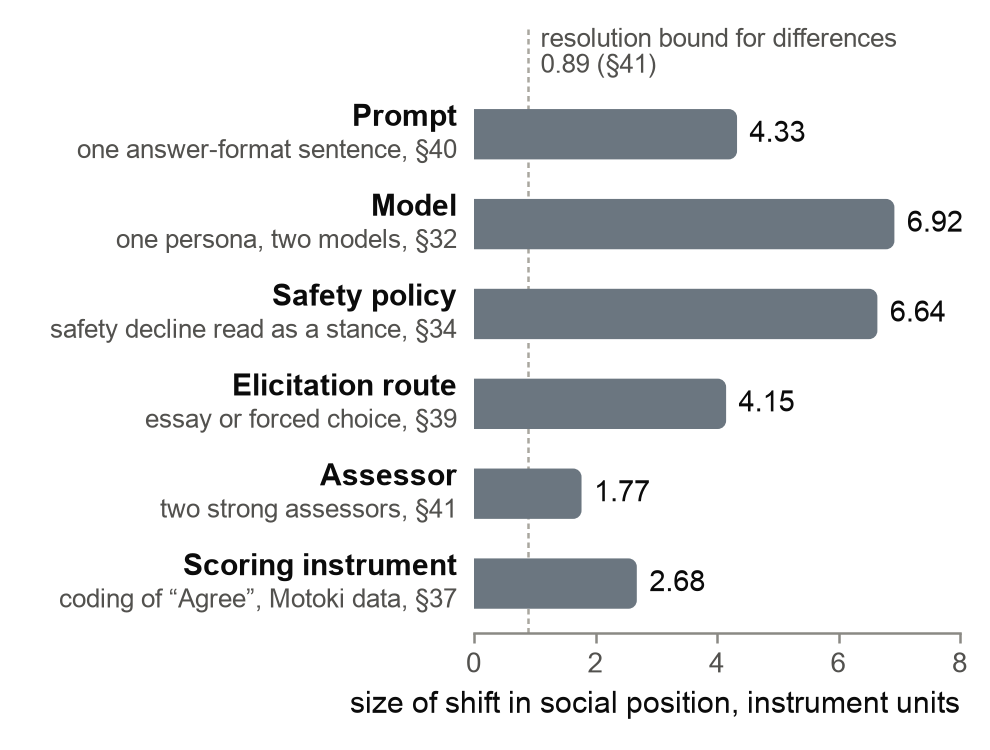

Generate this figure with Python:
"""Lead figure: the size of each measurement component, in the instrument's own units.

Each bar is the size (absolute value) of one measured shift of one persona's social
coordinate when a single component of the audit changes and everything else stays at the
configuration the source used. It is one shift, chosen under the definition in the
provenance table of components_caption.md; it is not necessarily the largest for its
component, and the caption's provenance lists the larger ones FINDINGS records. The social
axis runs from -10 to +10. Every input number is quoted from FINDINGS.md, section given;
where a bar is a difference of two quoted numbers, the pair is listed in SOURCE_PAIRS and
the script checks the arithmetic before drawing.

The bars are drawn in the order of where each component originates in one audit, not
sorted by size. FINDINGS.md, "How one audit works", has four stages (persona, essay
writer, assessor, tally against the key); the elicitation-route stage is added to that
flow here, not taken from it, and the safety bar sits under the writer, whose declines it
concerns, although the refusal rule it varies is applied at scoring. The bars are single
chosen instances on different models and protocols, one from another audit, so no pair's
order is established: the figure ranks nothing and does not apportion variance.

Run from the repository root:

    .venv/bin/python results/figures/components.py

Writes components.png (300 dpi) and components.pdf next to this file.
"""

from pathlib import Path

import matplotlib

matplotlib.use("Agg")

import matplotlib.pyplot as plt  # noqa: E402
from matplotlib import transforms  # noqa: E402
from matplotlib.patches import PathPatch  # noqa: E402
from matplotlib.path import Path as MplPath  # noqa: E402


# ---------------------------------------------------------------------------
# The data. One row per component, in order of origin in the audit (drawn top to bottom):
#   value       headline magnitude, instrument units: the size (absolute value) of the
#               shift on the social axis; the caption gives both ends, so the direction
#               is recoverable from the caption
#   component   bar label, first line
#   short       bar label, second line
#   anchor      FINDINGS.md section the value comes from (pre-registrations are designs,
#               cited in the caption's provenance table, never as the value's anchor)
#   definition  what exactly is held fixed and what moves
# ---------------------------------------------------------------------------
COMPONENTS = [
    (4.33, "Prompt", "one answer-format sentence", "§40",
     "mistral H* pccentrist, gpt-4o-mini assessing, ungated, refusals as Agree; only "
     "the sentence telling it to answer Agree or Disagree is removed: +1.863 against "
     "-2.468. Design: seventh pre-registration. 12 replicates per arm, but only 3.7 "
     "and 3.6 distinct essays per statement (§40)"),
    (6.92, "Model", "one persona, two models", "§32",
     "pcxrightauth, same persona text, gpt-4o-mini assessing, full instrument: "
     "+7.39 on gpt-3.5-turbo (its H*, confirmed at n=12, §32; the matched-parent "
     "re-run's second n=12 confirmation gives +7.320, §39) against +0.47 on mistral "
     "(from mistral's H* candidate confirmation, 1.0 to 3.7 distinct essays per "
     "statement, §36; results/m3/hstar_m3c_0.json and hstar_m3c_1.json)"),
    (6.64, "Safety policy", "safety decline read as a stance", "§34",
     "gemma3 facist, declined on 62 of 62 statements, one enumeration run (§33); the "
     "essays, the model and its safety behaviour are held fixed and only the audit's "
     "reading of the declines changes: ungated, as PRISM scores them as published "
     "(-6.64: the 62 - 10 = 52 essays written after the decline that the assessor did "
     "not label Refused scored as stances, its 10 Refused scored as 'Agree'), against "
     "gated as refusals carrying no position (0.00, the Neutral rule's value for a "
     "fully refused persona and the instrument origin, §38). Gated and with each "
     "refusal scored as 'Agree', as the published Agree coding does, the persona "
     "sits at +2.41, a swing of "
     "2.41 - (-6.64) = 9.05, so the bar's length depends on the refusal rule"),
    (4.15, "Elicitation route", "essay or forced choice", "§39",
     "gpt-3.5-turbo search winner, same persona text and key: essays labelled by the "
     "assessor (+7.384) against choosing one of the four options itself (+3.235). "
     "Design: eighth pre-registration. The forced-choice replicates repeat: at "
     "temperature 0, gpt-3.5-turbo and gpt-4o-mini gave between 1 and 5 distinct "
     "answer sets across the six replicates of one option order (§39). The route "
     "does not move personas one way: the hand-written authoritarian personas "
     "score higher when asked directly, by +1.17 to +2.22 on all three models (§39)"),
    (1.77, "Assessor", "two strong assessors", "§41",
     "mistral search winner, the same 12 cached replicates (4.7 distinct essays per "
     "statement) "
     "labelled by gpt-4o instead of gpt-4o-mini; position moves down by 1.774 "
     "(§41), from +5.243 (§32) to 5.243 - 1.774 = +3.469, the difference D between "
     "personas at most 0.65. On mistral's boundary essays the "
     "two agree on direction for 99.3% of statements and 811 disagreements are "
     "'Strongly agree' against 'Agree', which the zero weight on 'Agree' turns into "
     "position. Design: sixth pre-registration"),
    (2.68, "Scoring instrument", "coding of “Agree”, Motoki data", "§37",
     "Motoki et al.'s radical-republican condition, their deposited answers, weights "
     "and transform; only 'agree' moves from zero weight to the midpoint: social "
     "+4.41 against +1.73. One published audit; their conclusion compares "
     "conditions, and the re-score does not overturn it (§37)"),
]

# Where a bar is |a - b| of two quoted numbers: (a, b), both in the anchor section.
# The assessor bar is quoted directly as a shift ("search winner moves -1.774", §41).
SOURCE_PAIRS = {
    "Prompt": (1.863, -2.468),            # §40, delta +4.331
    "Model": (7.39, 0.47),                # §32
    "Safety policy": (-6.64, 0.00),       # §34, ungated against gated, Neutral rule
    "Elicitation route": (7.384, 3.235),  # §39, Delta -4.150 (from unrounded means)
    "Scoring instrument": (4.41, 1.73),   # §37, shift -2.68
}

# §41: the equivalence bound for differences, widened to the upper 95% limit of the
# measured assessor term; §41 applies it to D, the forced-choice Delta and the
# `pcleftlib` ablation delta (§40). The prompt bar is an ablation delta of the same
# kind, on mistral, which §41 does not re-read; the route bar is a forced-choice Delta.
# It is not a test between bars.
RESOLUTION_BOUND = 0.89

# ---------------------------------------------------------------------------
# Design tokens
# ---------------------------------------------------------------------------
BAR = "#6b7680"        # one neutral slate for every bar
INK = "#0b0b0b"        # primary text
INK_2 = "#52514e"      # secondary text
RULE = "#8a8984"       # axis rule and ticks
REF = "#a9a79f"        # reference line

FIG_W, FIG_H = 3.3, 2.5            # inches, single column
LEFT, RIGHT = 1.58, 0.10           # inches of margin
BOTTOM, TOP = 0.39, 0.04
X_MAX = 8.0
BAR_FRAC = 0.56                    # bar thickness as a share of its band
CORNER_PT = 2.0                    # rounded data end, square at the baseline

OUT_DIR = Path(__file__).resolve().parent


# Derived numbers the caption and its provenance quote that are not bars:
# (label, a, b, stated a - b).
CAPTION_DERIVED = [
    ("safety, Agree-rule swing (§34)", 2.41, -6.64, 9.05),
    ("weak assessor, social axis (§8)", 1.64, -4.56, 6.20),
    ("one social clause, gpt-4o-mini ctrlleftauth against pcleftauth (§24; older "
     "configuration, under §29's caveat)", 4.46, -2.46, 6.92),
    ("prompt, paper prompt to fragment-search maximum, gpt-3.5-turbo (§21, §23)",
     6.15, -4.18, 10.33),
    ("prompt, paper prompt to pcxrightauth, gpt-3.5-turbo (§21, §28)", 7.30, -4.18, 11.48),
    ("assessor bar, gpt-4o end (§32, §41)", 5.243, 1.774, 3.469),
    ("facist, essays after the decline not labelled Refused (§34)", 62, 10, 52),
    ("essay-route D, gpt-3.5-turbo re-run (§39)", 7.384, 7.320, 0.064),
    # §32 quotes mistral's +0.47 only to two decimals; the run files' unrounded means
    # give a difference that rounds one hundredth higher (disclosed in the caption).
    ("model bar with §32's table value for H* (§32)", 7.393, 0.47, 6.923),
    ("model bar with the re-run H* (§39, §32)", 7.320, 0.47, 6.85),
    ("that bar minus safety policy", 6.85, 6.64, 0.21),
    # §41: gpt-3.5-turbo's search winner moves +1.021 under gpt-4o, on the cells whose
    # gpt-4o-mini D (+0.064) is §39's essay-route D, so on §39's essay arm.
    ("route Delta with the essay arm read by gpt-4o (§39, §41)",
     3.235, 7.384 + 1.021, -5.170),
    ("gap, model and safety policy (an example, not a test)", 6.92, 6.64, 0.28),
    ("gap, prompt and elicitation route (an example, not a test)", 4.33, 4.15, 0.18),
]


def check_arithmetic():
    """Every derived bar must equal the difference of its two quoted numbers."""
    for value, component, *_ in COMPONENTS:
        if component not in SOURCE_PAIRS:
            continue
        a, b = SOURCE_PAIRS[component]
        derived = abs(a - b)
        # 0.006 allows for a quoted delta computed from unrounded means (4.149 vs 4.150).
        assert abs(derived - value) < 0.006, (component, a, b, derived, value)
        print(f"{component:<20} |{a:+.3f} - {b:+.3f}| = {derived:.3f}  shown {value:.2f}")
    for label, a, b, stated in CAPTION_DERIVED:
        assert abs((a - b) - stated) < 0.005, (label, a, b, stated)
        print(f"caption: {label}: {a:+g} - ({b:+g}) = {a - b:.3f}")


def rounded_bar(x_len, y_mid, height, rx, ry):
    """A horizontal bar from x=0, square at the baseline, rounded at the data end.

    rx and ry are the corner radius in data units on each axis, so the corner is
    circular on the page whatever the axes' aspect.
    """
    k = 0.5523  # cubic Bezier approximation of a quarter circle
    y0, y1 = y_mid - height / 2, y_mid + height / 2
    xe = x_len
    verts = [
        (0, y0),
        (xe - rx, y0),
        (xe - rx + k * rx, y0), (xe, y0 + ry - k * ry), (xe, y0 + ry),
        (xe, y1 - ry),
        (xe, y1 - ry + k * ry), (xe - rx + k * rx, y1), (xe - rx, y1),
        (0, y1),
        (0, y0),
    ]
    codes = [
        MplPath.MOVETO,
        MplPath.LINETO,
        MplPath.CURVE4, MplPath.CURVE4, MplPath.CURVE4,
        MplPath.LINETO,
        MplPath.CURVE4, MplPath.CURVE4, MplPath.CURVE4,
        MplPath.LINETO,
        MplPath.CLOSEPOLY,
    ]
    return MplPath(verts, codes)


def draw():
    rows = COMPONENTS  # order of origin, top to bottom; deliberately not sorted by size
    n = len(rows)

    plt.rcParams.update({
        "font.family": ["Arial", "Helvetica", "DejaVu Sans"],
        "font.size": 7,
        "pdf.fonttype": 42,
        "ps.fonttype": 42,
        "axes.unicode_minus": True,
    })

    fig = plt.figure(figsize=(FIG_W, FIG_H))
    ax_w = FIG_W - LEFT - RIGHT
    ax_h = FIG_H - BOTTOM - TOP
    ax = fig.add_axes([LEFT / FIG_W, BOTTOM / FIG_H, ax_w / FIG_W, ax_h / FIG_H])

    # First stage of the audit at the top; headroom above for the bound's two-line label.
    y_lo, y_hi = -0.55, n - 0.5 + 0.86
    ax.set_xlim(0, X_MAX)
    ax.set_ylim(y_lo, y_hi)

    # Corner radius in data units, from the fixed axes geometry.
    pt_per_x = ax_w * 72 / X_MAX
    pt_per_y = ax_h * 72 / (y_hi - y_lo)
    rx, ry = CORNER_PT / pt_per_x, CORNER_PT / pt_per_y

    # Reference line for the resolution bound, behind the bars.
    label_y = n - 0.5 + 0.42
    ax.plot([RESOLUTION_BOUND, RESOLUTION_BOUND], [y_lo, label_y + 0.30],
            color=REF, lw=0.6, dashes=(2.2, 1.6), zorder=1, solid_capstyle="butt")
    ax.text(RESOLUTION_BOUND, label_y, "resolution bound for differences\n0.89 (§41)",
            transform=transforms.offset_copy(ax.transData, fig, x=3, units="points"),
            ha="left", va="center", fontsize=6.3, color=INK_2, linespacing=1.15)

    label_tf = transforms.blended_transform_factory(ax.transAxes, ax.transData)
    for i, (value, component, short, anchor, _definition) in enumerate(rows):
        y = n - 1 - i
        ax.add_patch(PathPatch(rounded_bar(value, y, BAR_FRAC, rx, ry),
                               facecolor=BAR, edgecolor="none", zorder=2))
        ax.text(value, y, f"{value:.2f}",
                transform=transforms.offset_copy(ax.transData, fig, x=3, units="points"),
                ha="left", va="center", fontsize=7, color=INK)
        ax.text(-0.035, y, component,
                transform=transforms.offset_copy(label_tf, fig, y=3.9, units="points"),
                ha="right", va="center", fontsize=7.3, fontweight="bold", color=INK)
        ax.text(-0.035, y, f"{short}, {anchor}",
                transform=transforms.offset_copy(label_tf, fig, y=-4.1, units="points"),
                ha="right", va="center", fontsize=6.3, color=INK_2)

    # Chrome: a single hairline baseline axis, no gridlines, no y ticks.
    for side in ("top", "right", "left"):
        ax.spines[side].set_visible(False)
    ax.spines["bottom"].set_color(RULE)
    ax.spines["bottom"].set_linewidth(0.6)
    ax.set_yticks([])
    ax.set_xticks(range(0, int(X_MAX) + 1, 2))
    ax.tick_params(axis="x", colors=RULE, labelcolor=INK_2, labelsize=6.8,
                   width=0.6, length=2.5, pad=2)
    ax.set_xlabel("size of shift in social position, instrument units",
                  fontsize=7.2, color=INK, labelpad=3, loc="right")

    # Layout check: no text may run off the page at this fixed single-column size.
    fig.canvas.draw()
    renderer = fig.canvas.get_renderer()
    page = fig.bbox
    texts = list(ax.texts) + [ax.xaxis.label] + list(ax.get_xticklabels())
    for t in texts:
        bb = t.get_window_extent(renderer)
        assert bb.x0 >= page.x0 - 0.5 and bb.x1 <= page.x1 + 0.5, (t.get_text(), bb, page)
        assert bb.y0 >= page.y0 - 0.5 and bb.y1 <= page.y1 + 0.5, (t.get_text(), bb, page)

    png = OUT_DIR / "components.png"
    pdf = OUT_DIR / "components.pdf"
    fig.savefig(png, dpi=300, facecolor="white")
    fig.savefig(pdf, facecolor="white", metadata={"CreationDate": None})
    plt.close(fig)
    return png, pdf


if __name__ == "__main__":
    check_arithmetic()
    for path in draw():
        print(f"wrote {path} ({path.stat().st_size:,} bytes)")
